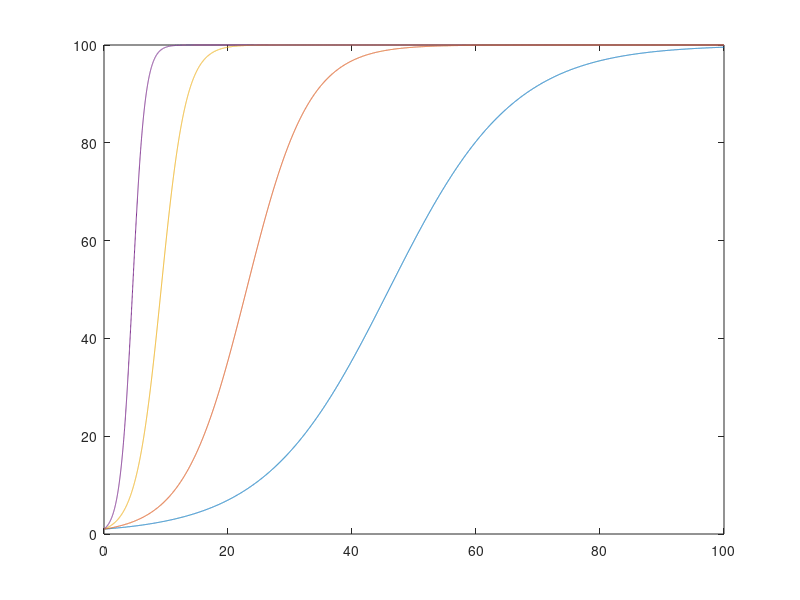
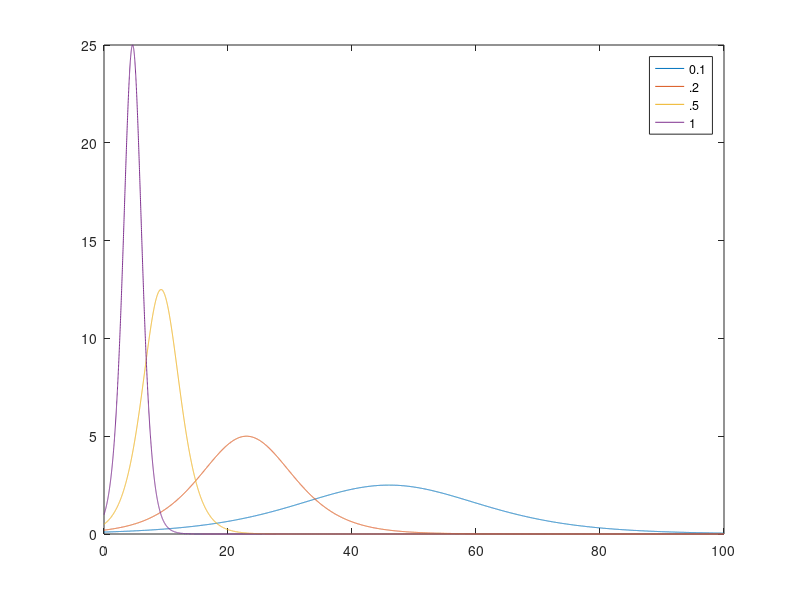

Reproduce these figures in MATLAB, in order.
dt = .01;
t = 0:dt:100;
n = length(t);
N = zeros(1,n);
x = zeros(1,n-1);

N(1) = 1;

C = 100;

q = [0.1,.2,.5,1];

m = length(q);
for j=1:m
    for i=2:n;
        dN = (q(j)*N(i-1)/C)*(C-N(i-1));
        x(i-1) =dN;
        N(i) = N(i-1) + dt*dN;
    end;
    figure(1);
    plot(t,N);
    hold on;
    figure(2);
    plot(t(1:end-1),x);
    hold on;
end;

legend('0.1','.2','.5','1');